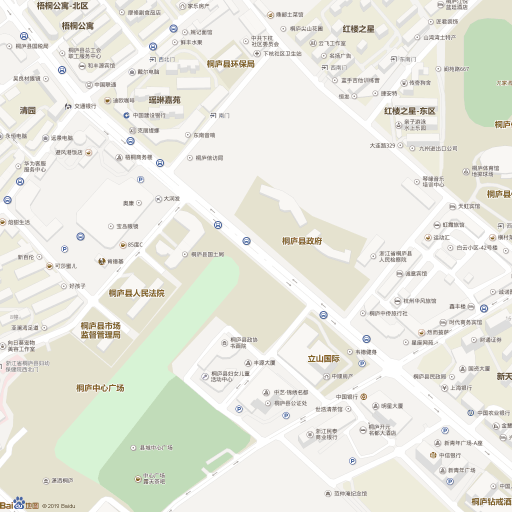
%> input picture image/b.png, 1024 x 1024 px (shown at 1/2 size)
$ octave --eval "result = getroad('image/test_img.jpg');"   (GNU Octave 9; MATLAB toolbox functions it lacks are replaced by stand-ins)
%> lines starting %> are read from the running program, lines starting %| are printed output that depends on the picture; in (x1, y1, x2, y2) boxes, pixels count from 0 and x2, y2 are one past the last pixel; in counts of white or black regions, pixels touching at a corner belong together; the program's own positions count from 1
function image = getroad(path)
%> called with path = 'image/test_img.jpg'
% path：需要处理的文件路径
% image：输出的图像
% nodes：矩阵记录道路节点信息
%% 加载图片信息
% 默认路径
path = './image/b.png';
[a,b,c] = imread(path);
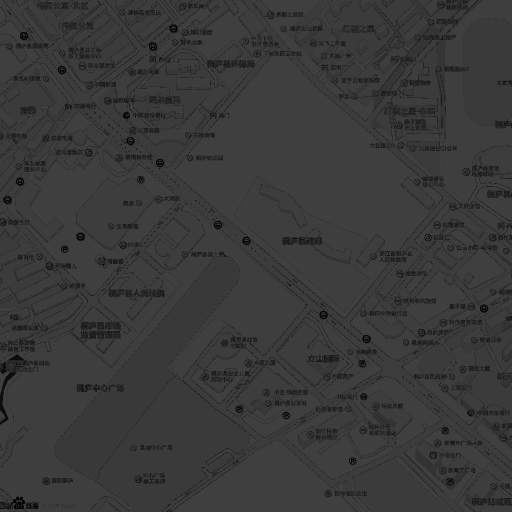
%> a: size 1024x1024 uint8 (shown at 1/2 size); min 0, max 63, mean 57.7
%> b = 64 rows, first 12: [0.8 0.6 0.514; 0.902 0.867 0.8; 0.282 0.404 0.631; 0.678 0.671 0.878; 1 0.992 1; 0.957 0.949 0.929; 0.875 0.839 0.922; 0.847 0.886 0.878; 0.957 0.969 0.98; 0.831 0.925 0.812; 0.922 0.922 0.918; 0.863 0.922 0.827]; c = []
Image = ind2rgb(a,b);
figure(1);
imshow(Image);
title('原始图像');

%% RGB转灰度
GrayImage = rgb2gray(Image);
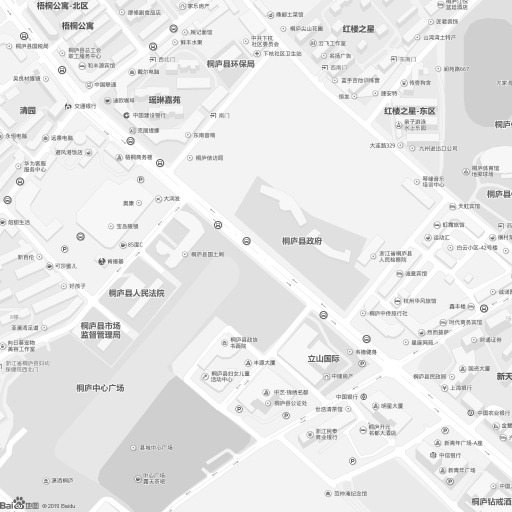
%> GrayImage: size 1024x1024 double (shown at 1/2 size); min 0.316, max 1, mean 0.91
figure(2);
imshow(GrayImage);
title('灰度图像');

%% 高斯滤波
W = fspecial('gaussian',[5,5],1);
ImageGauss = imfilter(GrayImage, W, 'replicate');
figure(3);
imshow(ImageGauss);
title('高斯处理');

%% 灰度阈值二值化
ImagePic2 = imbinarize(ImageGauss,0.99); % 仅仅保留白色道路部分
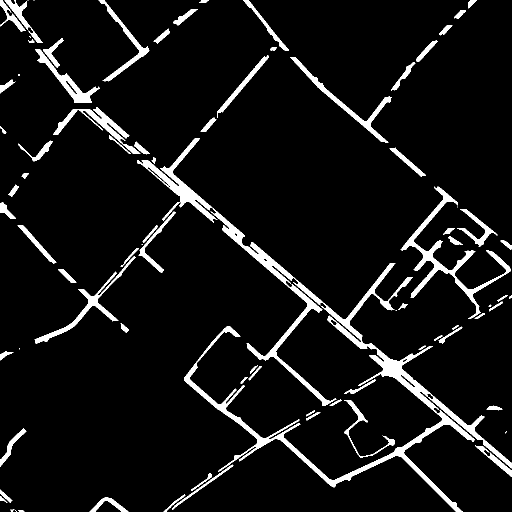
%> ImagePic2: size 1024x1024 logical (shown at 1/2 size); 6.9% white; 83 white regions (11 under 20 px), largest, box (x1, y1, x2, y2) and area: (274, 277, 1024, 1024) 32555, (801, 373, 1021, 638) 6114, (580, 114, 783, 285) 2838
figure(4);
imshow(ImagePic2);
title('二值化处理')

%% 数学形态学运算
BW1 = bwmorph(ImagePic2,'thicken',10);
%> BW1: size 1024x1024 logical; 20% white; 97 white regions (3 under 20 px), largest, box (x1, y1, x2, y2) and area: (359, 643, 952, 1024) 29229, (791, 363, 1024, 648) 17985, (420, 407, 676, 822) 16560
BW2 = bwmorph(BW1,'majority',Inf);
%> BW2: size 1024x1024 logical; 20.6% white; 24 white regions, largest, box (x1, y1, x2, y2) and area: (0, 0, 1024, 1024) 138562, (792, 363, 1024, 648) 26377, (571, 72, 885, 294) 11639
BW3 = bwmorph(BW2,'open',Inf);
%> BW3: size 1024x1024 logical; 20.5% white; 24 white regions, largest, box (x1, y1, x2, y2) and area: (0, 0, 1024, 1024) 138480, (792, 364, 1024, 648) 26355, (571, 72, 885, 294) 11631
BW4 = bwmorph(BW3,'bridge',Inf);
%> BW4: size 1024x1024 logical; 20.6% white; 10 white regions, largest, box (x1, y1, x2, y2) and area: (0, 0, 1024, 1024) 205552, (0, 848, 62, 941) 2254, (172, 985, 264, 1024) 2009
BW5 = bwmorph(BW4,'majority',Inf);
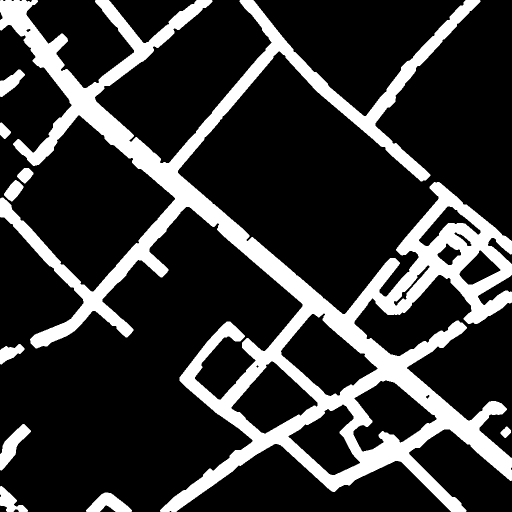
%> BW5: size 1024x1024 logical (shown at 1/2 size); 20.6% white; 10 white regions, largest, box (x1, y1, x2, y2) and area: (0, 0, 1024, 1024) 206105, (0, 848, 62, 941) 2253, (172, 985, 264, 1024) 2007
BW6 = bwmorph(BW5,'thin',Inf);
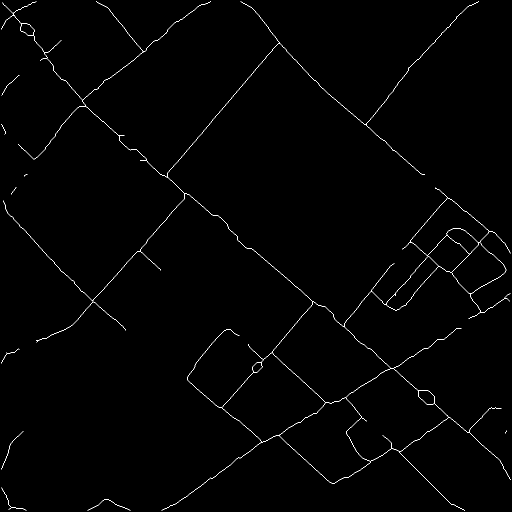
%> BW6: size 1024x1024 logical (shown at 1/2 size); 0.68% white in thin lines or dots
BW7 = bwmorph(BW6,'dilate',1);
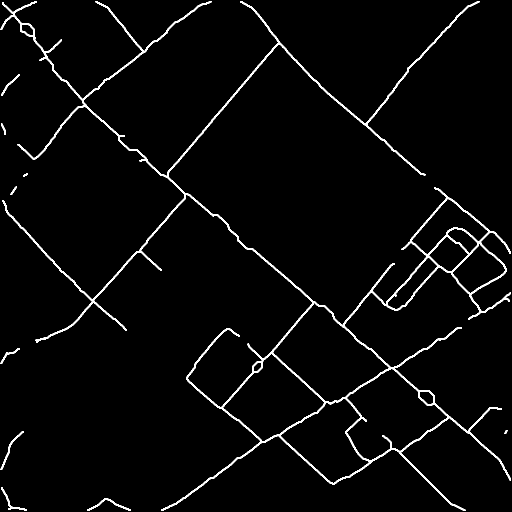
%> BW7: size 1024x1024 logical (shown at 1/2 size); 3% white; 10 white regions, largest, box (x1, y1, x2, y2) and area: (1, 2, 1022, 1022) 30115, (174, 997, 262, 1022) 352, (1, 862, 48, 940) 324

BW99=edge(ImageGauss,'Sobel',0.01);
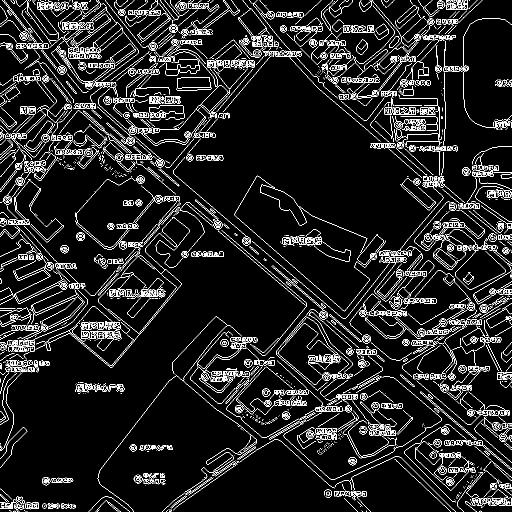
%> BW99: size 1024x1024 logical (shown at 1/2 size); 7.7% white in thin lines or dots

imshow(BW99);

end
%> (the run ends here)
